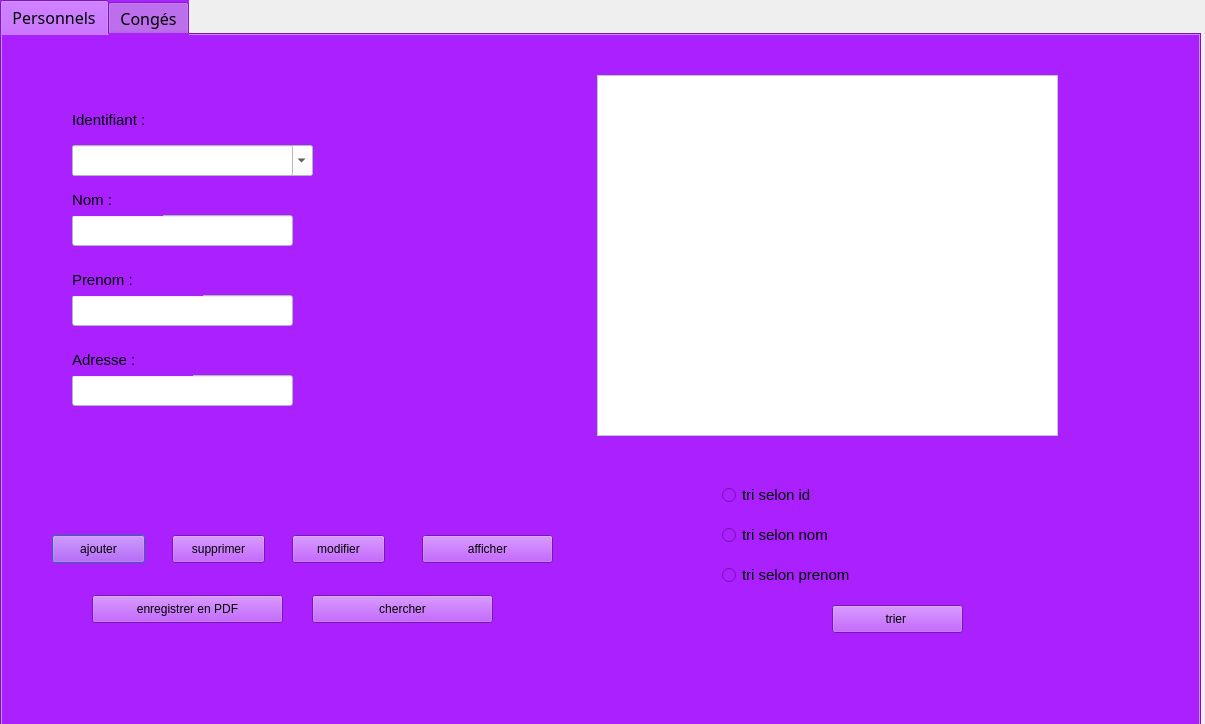
<?xml version="1.0" encoding="UTF-8"?>
<ui version="4.0">
 <class>gestion_perso_conge</class>
 <widget class="QDialog" name="gestion_perso_conge">
  <property name="geometry">
   <rect>
    <x>0</x>
    <y>0</y>
    <width>1205</width>
    <height>724</height>
   </rect>
  </property>
  <property name="windowTitle">
   <string>Dialog</string>
  </property>
  <widget class="QTabWidget" name="tabWidget">
   <property name="geometry">
    <rect>
     <x>0</x>
     <y>0</y>
     <width>1201</width>
     <height>731</height>
    </rect>
   </property>
   <property name="sizeIncrement">
    <size>
     <width>5</width>
     <height>5</height>
    </size>
   </property>
   <property name="baseSize">
    <size>
     <width>5</width>
     <height>5</height>
    </size>
   </property>
   <property name="font">
    <font>
     <family>Sitka Text</family>
     <pointsize>12</pointsize>
    </font>
   </property>
   <property name="acceptDrops">
    <bool>false</bool>
   </property>
   <property name="toolTip">
    <string/>
   </property>
   <property name="autoFillBackground">
    <bool>false</bool>
   </property>
   <property name="styleSheet">
    <string notr="true">background-color: rgb(170, 32, 255);</string>
   </property>
   <property name="tabShape">
    <enum>QTabWidget::Rounded</enum>
   </property>
   <property name="currentIndex">
    <number>0</number>
   </property>
   <property name="iconSize">
    <size>
     <width>20</width>
     <height>20</height>
    </size>
   </property>
   <property name="elideMode">
    <enum>Qt::ElideLeft</enum>
   </property>
   <property name="usesScrollButtons">
    <bool>true</bool>
   </property>
   <property name="documentMode">
    <bool>false</bool>
   </property>
   <property name="tabsClosable">
    <bool>false</bool>
   </property>
   <property name="movable">
    <bool>true</bool>
   </property>
   <property name="tabBarAutoHide">
    <bool>false</bool>
   </property>
   <widget class="QWidget" name="tab">
    <attribute name="title">
     <string>Personnels</string>
    </attribute>
    <widget class="QTableView" name="tableView">
     <property name="geometry">
      <rect>
       <x>595</x>
       <y>40</y>
       <width>461</width>
       <height>361</height>
      </rect>
     </property>
     <property name="styleSheet">
      <string notr="true">
background-color: rgb(255, 255, 255);</string>
     </property>
     <property name="sortingEnabled">
      <bool>false</bool>
     </property>
    </widget>
    <widget class="QLineEdit" name="lineEdit_2">
     <property name="geometry">
      <rect>
       <x>70</x>
       <y>180</y>
       <width>221</width>
       <height>31</height>
      </rect>
     </property>
     <property name="styleSheet">
      <string notr="true">background-color: rgb(255, 255, 255);</string>
     </property>
    </widget>
    <widget class="QLineEdit" name="lineEdit_3">
     <property name="geometry">
      <rect>
       <x>70</x>
       <y>260</y>
       <width>221</width>
       <height>31</height>
      </rect>
     </property>
     <property name="styleSheet">
      <string notr="true">background-color: rgb(255, 255, 255);</string>
     </property>
    </widget>
    <widget class="QLineEdit" name="lineEdit_4">
     <property name="geometry">
      <rect>
       <x>70</x>
       <y>340</y>
       <width>221</width>
       <height>31</height>
      </rect>
     </property>
     <property name="styleSheet">
      <string notr="true">background-color: rgb(255, 255, 255);</string>
     </property>
    </widget>
    <widget class="QLabel" name="label">
     <property name="geometry">
      <rect>
       <x>70</x>
       <y>70</y>
       <width>151</width>
       <height>31</height>
      </rect>
     </property>
     <property name="text">
      <string>&lt;html&gt;&lt;head/&gt;&lt;body&gt;&lt;p&gt;&lt;span style=&quot; font-size:11pt;&quot;&gt;Identifiant :&lt;/span&gt;&lt;/p&gt;&lt;/body&gt;&lt;/html&gt;</string>
     </property>
    </widget>
    <widget class="QLabel" name="label_2">
     <property name="geometry">
      <rect>
       <x>70</x>
       <y>150</y>
       <width>91</width>
       <height>31</height>
      </rect>
     </property>
     <property name="text">
      <string>&lt;html&gt;&lt;head/&gt;&lt;body&gt;&lt;p&gt;&lt;span style=&quot; font-size:11pt;&quot;&gt;Nom :&lt;/span&gt;&lt;/p&gt;&lt;/body&gt;&lt;/html&gt;</string>
     </property>
    </widget>
    <widget class="QLabel" name="label_3">
     <property name="geometry">
      <rect>
       <x>70</x>
       <y>310</y>
       <width>121</width>
       <height>31</height>
      </rect>
     </property>
     <property name="text">
      <string>&lt;html&gt;&lt;head/&gt;&lt;body&gt;&lt;p&gt;&lt;span style=&quot; font-size:11pt;&quot;&gt;Adresse :&lt;/span&gt;&lt;/p&gt;&lt;/body&gt;&lt;/html&gt;</string>
     </property>
    </widget>
    <widget class="QLabel" name="label_4">
     <property name="geometry">
      <rect>
       <x>70</x>
       <y>230</y>
       <width>131</width>
       <height>31</height>
      </rect>
     </property>
     <property name="text">
      <string>&lt;html&gt;&lt;head/&gt;&lt;body&gt;&lt;p&gt;&lt;span style=&quot; font-size:11pt;&quot;&gt;Prenom :&lt;/span&gt;&lt;/p&gt;&lt;/body&gt;&lt;/html&gt;</string>
     </property>
    </widget>
    <widget class="QPushButton" name="pushButton_ajouter">
     <property name="geometry">
      <rect>
       <x>50</x>
       <y>500</y>
       <width>93</width>
       <height>28</height>
      </rect>
     </property>
     <property name="minimumSize">
      <size>
       <width>93</width>
       <height>0</height>
      </size>
     </property>
     <property name="maximumSize">
      <size>
       <width>93</width>
       <height>16777215</height>
      </size>
     </property>
     <property name="styleSheet">
      <string notr="true">
font: 10pt &quot;Arial&quot;;</string>
     </property>
     <property name="text">
      <string>ajouter</string>
     </property>
     <property name="checkable">
      <bool>false</bool>
     </property>
     <property name="checked">
      <bool>false</bool>
     </property>
     <property name="autoExclusive">
      <bool>false</bool>
     </property>
    </widget>
    <widget class="QPushButton" name="pushButton_supprimer">
     <property name="geometry">
      <rect>
       <x>170</x>
       <y>500</y>
       <width>93</width>
       <height>28</height>
      </rect>
     </property>
     <property name="styleSheet">
      <string notr="true">
font: 10pt &quot;Arial&quot;;

</string>
     </property>
     <property name="text">
      <string>supprimer</string>
     </property>
    </widget>
    <widget class="QPushButton" name="pushButton_modifier">
     <property name="geometry">
      <rect>
       <x>290</x>
       <y>500</y>
       <width>93</width>
       <height>28</height>
      </rect>
     </property>
     <property name="styleSheet">
      <string notr="true">
font: 10pt &quot;Arial&quot;;

</string>
     </property>
     <property name="text">
      <string>modifier</string>
     </property>
    </widget>
    <widget class="QPushButton" name="pushButton_afficher">
     <property name="geometry">
      <rect>
       <x>420</x>
       <y>500</y>
       <width>131</width>
       <height>28</height>
      </rect>
     </property>
     <property name="styleSheet">
      <string notr="true">
font: 10pt &quot;Arial&quot;;
</string>
     </property>
     <property name="text">
      <string>afficher</string>
     </property>
    </widget>
    <widget class="QPushButton" name="pushButton_tri">
     <property name="geometry">
      <rect>
       <x>830</x>
       <y>570</y>
       <width>131</width>
       <height>28</height>
      </rect>
     </property>
     <property name="styleSheet">
      <string notr="true">
font: 10pt &quot;Arial&quot;;
</string>
     </property>
     <property name="text">
      <string>trier </string>
     </property>
    </widget>
    <widget class="QPushButton" name="pushButton_pdf">
     <property name="geometry">
      <rect>
       <x>90</x>
       <y>560</y>
       <width>191</width>
       <height>28</height>
      </rect>
     </property>
     <property name="styleSheet">
      <string notr="true">
font: 10pt &quot;Arial&quot;;
</string>
     </property>
     <property name="text">
      <string>enregistrer en PDF</string>
     </property>
    </widget>
    <widget class="QPushButton" name="pushButton_chercher">
     <property name="geometry">
      <rect>
       <x>310</x>
       <y>560</y>
       <width>181</width>
       <height>28</height>
      </rect>
     </property>
     <property name="mouseTracking">
      <bool>true</bool>
     </property>
     <property name="tabletTracking">
      <bool>false</bool>
     </property>
     <property name="focusPolicy">
      <enum>Qt::ClickFocus</enum>
     </property>
     <property name="styleSheet">
      <string notr="true">
font: 10pt &quot;Arial&quot;;
</string>
     </property>
     <property name="text">
      <string>chercher</string>
     </property>
     <property name="checkable">
      <bool>false</bool>
     </property>
     <property name="checked">
      <bool>false</bool>
     </property>
    </widget>
    <widget class="QComboBox" name="comboBox_id">
     <property name="geometry">
      <rect>
       <x>70</x>
       <y>110</y>
       <width>241</width>
       <height>31</height>
      </rect>
     </property>
     <property name="styleSheet">
      <string notr="true">background-color: rgb(255, 255, 255);</string>
     </property>
    </widget>
    <widget class="QLineEdit" name="lineEdit">
     <property name="geometry">
      <rect>
       <x>70</x>
       <y>110</y>
       <width>221</width>
       <height>31</height>
      </rect>
     </property>
     <property name="styleSheet">
      <string notr="true">background-color: rgb(255, 255, 255);</string>
     </property>
    </widget>
    <widget class="QRadioButton" name="radioButton">
     <property name="geometry">
      <rect>
       <x>720</x>
       <y>450</y>
       <width>121</width>
       <height>20</height>
      </rect>
     </property>
     <property name="font">
      <font>
       <pointsize>11</pointsize>
      </font>
     </property>
     <property name="text">
      <string>tri selon id</string>
     </property>
    </widget>
    <widget class="QRadioButton" name="radioButton_2">
     <property name="geometry">
      <rect>
       <x>720</x>
       <y>490</y>
       <width>161</width>
       <height>20</height>
      </rect>
     </property>
     <property name="font">
      <font>
       <pointsize>11</pointsize>
      </font>
     </property>
     <property name="text">
      <string>tri selon nom</string>
     </property>
    </widget>
    <widget class="QRadioButton" name="radioButton_3">
     <property name="geometry">
      <rect>
       <x>720</x>
       <y>530</y>
       <width>191</width>
       <height>20</height>
      </rect>
     </property>
     <property name="font">
      <font>
       <pointsize>11</pointsize>
      </font>
     </property>
     <property name="text">
      <string>tri selon prenom</string>
     </property>
    </widget>
    <zorder>comboBox_id</zorder>
    <zorder>tableView</zorder>
    <zorder>lineEdit_2</zorder>
    <zorder>lineEdit_3</zorder>
    <zorder>lineEdit_4</zorder>
    <zorder>label</zorder>
    <zorder>label_2</zorder>
    <zorder>label_3</zorder>
    <zorder>label_4</zorder>
    <zorder>pushButton_ajouter</zorder>
    <zorder>pushButton_supprimer</zorder>
    <zorder>pushButton_modifier</zorder>
    <zorder>pushButton_afficher</zorder>
    <zorder>pushButton_tri</zorder>
    <zorder>pushButton_pdf</zorder>
    <zorder>pushButton_chercher</zorder>
    <zorder>lineEdit</zorder>
    <zorder>radioButton</zorder>
    <zorder>radioButton_2</zorder>
    <zorder>radioButton_3</zorder>
   </widget>
   <widget class="QWidget" name="tab_2">
    <attribute name="title">
     <string>Congés</string>
    </attribute>
    <widget class="QTableView" name="tableView_2">
     <property name="geometry">
      <rect>
       <x>595</x>
       <y>41</y>
       <width>451</width>
       <height>351</height>
      </rect>
     </property>
     <property name="styleSheet">
      <string notr="true">background-color: rgb(255, 255, 255);</string>
     </property>
    </widget>
    <widget class="QLineEdit" name="lineEdit_5">
     <property name="geometry">
      <rect>
       <x>90</x>
       <y>140</y>
       <width>231</width>
       <height>31</height>
      </rect>
     </property>
     <property name="styleSheet">
      <string notr="true">background-color: rgb(255, 255, 255);</string>
     </property>
     <property name="inputMask">
      <string/>
     </property>
     <property name="frame">
      <bool>true</bool>
     </property>
     <property name="dragEnabled">
      <bool>false</bool>
     </property>
     <property name="cursorMoveStyle">
      <enum>Qt::VisualMoveStyle</enum>
     </property>
     <property name="clearButtonEnabled">
      <bool>false</bool>
     </property>
    </widget>
    <widget class="QLineEdit" name="lineEdit_6">
     <property name="geometry">
      <rect>
       <x>90</x>
       <y>220</y>
       <width>231</width>
       <height>31</height>
      </rect>
     </property>
     <property name="styleSheet">
      <string notr="true">background-color: rgb(255, 255, 255);</string>
     </property>
    </widget>
    <widget class="QLineEdit" name="lineEdit_7">
     <property name="geometry">
      <rect>
       <x>90</x>
       <y>400</y>
       <width>231</width>
       <height>31</height>
      </rect>
     </property>
     <property name="styleSheet">
      <string notr="true">background-color: rgb(255, 255, 255);</string>
     </property>
    </widget>
    <widget class="QDateEdit" name="dateEdit">
     <property name="geometry">
      <rect>
       <x>90</x>
       <y>321</y>
       <width>231</width>
       <height>31</height>
      </rect>
     </property>
     <property name="styleSheet">
      <string notr="true">background-color: rgb(255, 255, 255);</string>
     </property>
    </widget>
    <widget class="QLabel" name="label_5">
     <property name="geometry">
      <rect>
       <x>90</x>
       <y>100</y>
       <width>121</width>
       <height>31</height>
      </rect>
     </property>
     <property name="text">
      <string>&lt;html&gt;&lt;head/&gt;&lt;body&gt;&lt;p&gt;&lt;span style=&quot; font-size:11pt;&quot;&gt;Identifiant :&lt;/span&gt;&lt;/p&gt;&lt;/body&gt;&lt;/html&gt;</string>
     </property>
    </widget>
    <widget class="QLabel" name="label_6">
     <property name="geometry">
      <rect>
       <x>100</x>
       <y>190</y>
       <width>91</width>
       <height>21</height>
      </rect>
     </property>
     <property name="text">
      <string>&lt;html&gt;&lt;head/&gt;&lt;body&gt;&lt;p&gt;&lt;span style=&quot; font-size:11pt;&quot;&gt;Nom :&lt;/span&gt;&lt;/p&gt;&lt;/body&gt;&lt;/html&gt;</string>
     </property>
    </widget>
    <widget class="QLabel" name="label_7">
     <property name="geometry">
      <rect>
       <x>90</x>
       <y>290</y>
       <width>151</width>
       <height>31</height>
      </rect>
     </property>
     <property name="text">
      <string>&lt;html&gt;&lt;head/&gt;&lt;body&gt;&lt;p&gt;&lt;span style=&quot; font-size:11pt;&quot;&gt;Date jj/mm/aa :&lt;/span&gt;&lt;/p&gt;&lt;/body&gt;&lt;/html&gt;</string>
     </property>
    </widget>
    <widget class="QLabel" name="label_8">
     <property name="geometry">
      <rect>
       <x>90</x>
       <y>370</y>
       <width>101</width>
       <height>31</height>
      </rect>
     </property>
     <property name="text">
      <string>&lt;html&gt;&lt;head/&gt;&lt;body&gt;&lt;p&gt;&lt;span style=&quot; font-size:11pt;&quot;&gt;Duree :&lt;/span&gt;&lt;/p&gt;&lt;/body&gt;&lt;/html&gt;</string>
     </property>
    </widget>
    <widget class="QPushButton" name="pushButton_ajouter_conge">
     <property name="geometry">
      <rect>
       <x>60</x>
       <y>520</y>
       <width>93</width>
       <height>28</height>
      </rect>
     </property>
     <property name="styleSheet">
      <string notr="true">
font: 10pt &quot;Arial&quot;;
</string>
     </property>
     <property name="text">
      <string>ajouter</string>
     </property>
    </widget>
    <widget class="QPushButton" name="pushButton_supprimer_conge">
     <property name="geometry">
      <rect>
       <x>180</x>
       <y>520</y>
       <width>93</width>
       <height>28</height>
      </rect>
     </property>
     <property name="styleSheet">
      <string notr="true">font: 10pt &quot;Arial&quot;;</string>
     </property>
     <property name="text">
      <string>supprimer</string>
     </property>
     <property name="iconSize">
      <size>
       <width>25</width>
       <height>25</height>
      </size>
     </property>
     <property name="default">
      <bool>false</bool>
     </property>
    </widget>
    <widget class="QPushButton" name="pushButton_modifier_conge">
     <property name="geometry">
      <rect>
       <x>300</x>
       <y>520</y>
       <width>93</width>
       <height>28</height>
      </rect>
     </property>
     <property name="styleSheet">
      <string notr="true">font: 10pt &quot;Arial&quot;;</string>
     </property>
     <property name="text">
      <string>modifier</string>
     </property>
    </widget>
    <widget class="QPushButton" name="pushButton_afficher_conge">
     <property name="geometry">
      <rect>
       <x>430</x>
       <y>520</y>
       <width>93</width>
       <height>28</height>
      </rect>
     </property>
     <property name="styleSheet">
      <string notr="true">font: 10pt &quot;Arial&quot;;</string>
     </property>
     <property name="text">
      <string>afficher</string>
     </property>
    </widget>
    <widget class="QPushButton" name="pushButton_imprimer_conge">
     <property name="geometry">
      <rect>
       <x>90</x>
       <y>570</y>
       <width>161</width>
       <height>28</height>
      </rect>
     </property>
     <property name="styleSheet">
      <string notr="true">font: 10pt &quot;Arial&quot;;</string>
     </property>
     <property name="text">
      <string>imprimer</string>
     </property>
    </widget>
    <widget class="QPushButton" name="pushButton_chercher_conge">
     <property name="geometry">
      <rect>
       <x>340</x>
       <y>570</y>
       <width>181</width>
       <height>28</height>
      </rect>
     </property>
     <property name="styleSheet">
      <string notr="true">font: 10pt &quot;Arial&quot;;</string>
     </property>
     <property name="text">
      <string>chercher</string>
     </property>
    </widget>
    <widget class="QComboBox" name="comboBox_id_2">
     <property name="geometry">
      <rect>
       <x>90</x>
       <y>140</y>
       <width>251</width>
       <height>31</height>
      </rect>
     </property>
     <property name="styleSheet">
      <string notr="true">background-color: rgb(255, 255, 255);</string>
     </property>
    </widget>
    <widget class="QComboBox" name="comboBox_id_3">
     <property name="geometry">
      <rect>
       <x>90</x>
       <y>220</y>
       <width>251</width>
       <height>31</height>
      </rect>
     </property>
     <property name="styleSheet">
      <string notr="true">background-color: rgb(255, 255, 255);</string>
     </property>
    </widget>
    <widget class="QCalendarWidget" name="calendarWidget">
     <property name="geometry">
      <rect>
       <x>600</x>
       <y>410</y>
       <width>431</width>
       <height>241</height>
      </rect>
     </property>
    </widget>
    <zorder>comboBox_id_3</zorder>
    <zorder>tableView_2</zorder>
    <zorder>lineEdit_6</zorder>
    <zorder>lineEdit_7</zorder>
    <zorder>dateEdit</zorder>
    <zorder>label_5</zorder>
    <zorder>label_6</zorder>
    <zorder>label_7</zorder>
    <zorder>label_8</zorder>
    <zorder>pushButton_ajouter_conge</zorder>
    <zorder>pushButton_supprimer_conge</zorder>
    <zorder>pushButton_modifier_conge</zorder>
    <zorder>pushButton_afficher_conge</zorder>
    <zorder>pushButton_imprimer_conge</zorder>
    <zorder>pushButton_chercher_conge</zorder>
    <zorder>comboBox_id_2</zorder>
    <zorder>lineEdit_5</zorder>
    <zorder>calendarWidget</zorder>
   </widget>
  </widget>
 </widget>
 <resources/>
 <connections>
  <connection>
   <sender>calendarWidget</sender>
   <signal>clicked(QDate)</signal>
   <receiver>dateEdit</receiver>
   <slot>setDate(QDate)</slot>
   <hints>
    <hint type="sourcelabel">
     <x>790</x>
     <y>536</y>
    </hint>
    <hint type="destinationlabel">
     <x>237</x>
     <y>374</y>
    </hint>
   </hints>
  </connection>
 </connections>
</ui>
